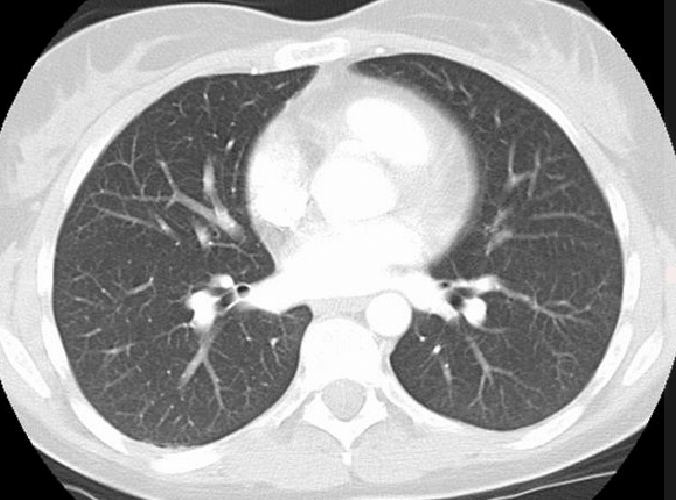
#> input picture CT_lungs.png, 676 x 500 px
$ jupyter execute 'Lab6_ToComplete_BARTOSZ_KOZIOŁ.ipynb'   (shell and % lines are left out)
#> lines starting #> are read from the running program, lines starting #| are printed output that depends on the picture; after the words box and inside, x2 and y2 are one past the last pixel; in counts of white or black regions, pixels touching at a corner belong together
# Laboratorium 6 - Podstawowe algorytmy segmentacji

W ramach laboratorium zostanie przedstawione progowanie oraz algorytmy rozrostu obszarów w wersji lokalnej oraz globalnej. Są to najbardziej podstawowe algorytmy segmetnacji pochodzące jeszcze z XX wieku.
Wczytujemy przydatne biblioteki:

[cell 1]
import numpy as np
from scipy import ndimage
from skimage import color, io
import time
import matplotlib.pyplot as plt
import skimage.measure as measure
import queue # Do implementacji lokalnej wersji rozrostu obszarów

Do testów przydatne będą dwa obrazy. Jeden syntentyczny, na podstawie którego łatwo można określić poprawność rozwiązania oraz obraz bliższy rzeczywistego.
Na początku wczytajmy i pokażmy jeden z przekrojów CT płuc.

[cell 2]
def normalize(image):
    return (image - np.min(image))/(np.max(image) - np.min(image))

image  = normalize(color.rgb2gray(io.imread('CT_lungs.png')))
plt.figure()
plt.imshow(image, cmap='gray')
plt.axis('off')
plt.title("Image shape: " + str(image.shape))
plt.show()

Następnie wygenerujmy obraz koła i dodajmy do niego losowy szum i znormalizujmy do zakresu \[0, 1\].

[cell 3]
def generate_circle(y_size, x_size, x_origin, y_origin, radius):
    image = np.zeros((y_size, x_size))
    x_grid, y_grid = np.meshgrid(np.arange(x_size), np.arange(y_size))
    indices = np.square((x_grid - x_origin)) + np.square((y_grid-y_origin)) < radius*radius
    image[indices] = 1
    return image

y_size = 1024
x_size = 1024
circle = generate_circle(y_size, x_size, 512, 512, 300)
circle = circle + (np.random.random((y_size, x_size))-0.5)*0.4
circle = normalize(circle)

plt.figure()
plt.imshow(circle, cmap='gray')
plt.axis('off')
plt.show()
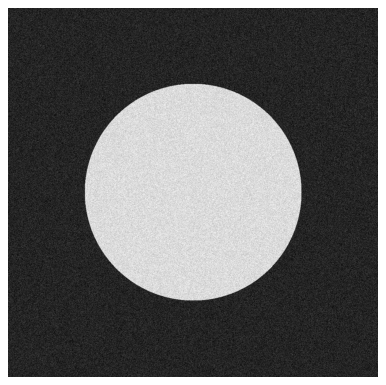
#> figure drawn by matplotlib, 1 panel

Najbardziej podstawowym algorytmem segmentacji jest progowanie polegające na uzyskaniu maski binarnej w miejscach wartości, które znajdują się w podanym zakresie.
Napisz funkcję (0.5p):

[cell 4]
def image_threshold(image, lower, upper):
    image = ((image>lower) & (image<upper))
    return image

Która jako argumenty przyjmuje obraz, dolną oraz górną wartość progu. Przykładowy wynik działania algorytmu został pokazany poniżej.

[cell 5]
circle_thresholded = image_threshold(circle, 0.2, 1)
image_thresholded = image_threshold(image, 0.95, 1)
#> call 2 of image_threshold, with lower = 0.95, upper = 1
#> in image_threshold (call 2), `image = ((image>lower) & (image<upper))`:
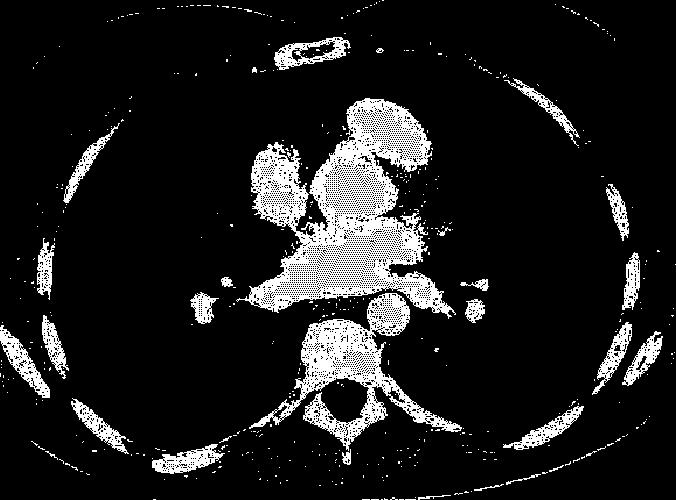
#> image: shape (500, 676) bool; 11.8% white; 458 white regions (428 under 20 px), largest, box (x1, y1, x2, y2) and area: (236, 98, 456, 319) 19480, (249, 293, 462, 451) 7963, (0, 325, 50, 398) 1058

plt.figure(figsize = (12,12))
plt.subplot(2, 2, 1)
plt.imshow(circle, cmap='gray')
plt.axis('off')
plt.subplot(2, 2, 2)
plt.imshow(circle_thresholded, cmap='gray')
plt.axis('off')
plt.subplot(2, 2, 3)
plt.imshow(image, cmap='gray')
plt.axis('off')
plt.subplot(2, 2, 4)
plt.imshow(image_thresholded, cmap='gray')
plt.axis('off')
plt.show()
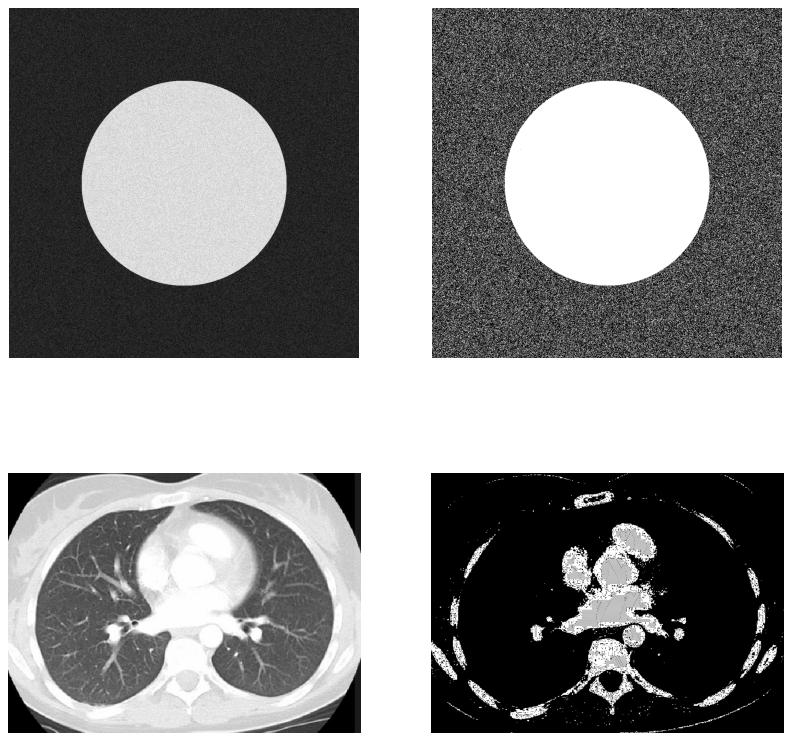
#> figure drawn by matplotlib, 4 panels

Kolejnym algorytmem do implementacji jest algorytm rozrostu obszarów w wersji globalnej (do implementacji, 1p,  podpowiedź: wykorzystaj funkcje label z skimage.measure)

[cell 6]
def region_growing_global(image, seed, bottom_threshold, upper_threshold):
#> called with seed = (511, 511), bottom_threshold = 0.1, upper_threshold = 0.1
    img_thres = np.zeros(image.shape)
    w, h = np.shape(image)
    for x in range(0, w-1):
        for y in range(0, h-1):
            if image[x][y]>image[seed[0]][seed[1]]-bottom_threshold and image[x][y]<image[seed[0]][seed[1]]+upper_threshold:
                img_thres[x][y]=1
    img_label=measure.label(img_thres)
    segmentacja = np.zeros(image.shape)
    for x in range(0, w-1):
        for y in range(0, h-1):
            if img_label[x][y]==img_label[seed[0]][seed[1]]:
                segmentacja[x][y]=1
    return segmentacja

Załóżmy, że w obu przypadkach jako punkt startowy chcemy wybrać środek obrazu i że interesują nas wartości maksymalnie o 0.1 różne od punktu początkowego.

[cell 7]
get_center = lambda image: (int(image.shape[0] / 2) - 1, int(image.shape[1] / 2) - 1)
circle_region_global = region_growing_global(circle, get_center(circle),  0.1, 0.1)
image_region_global = region_growing_global(image, get_center(image), 0.1, 0.1)
#> call 2 of region_growing_global, with seed = (249, 337), bottom_threshold = 0.1, upper_threshold = 0.1
#> after the loop in region_growing_global (call 2), `for x in range(0, w-1):`:
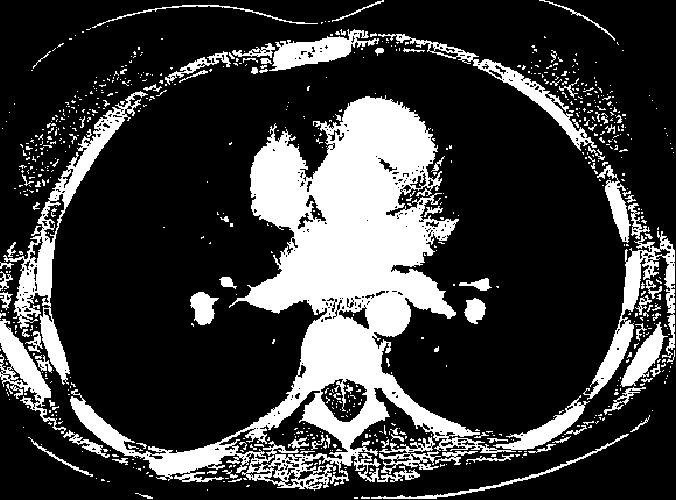
#> img_thres: shape (500, 676) float64; values 0 (black) and 1 (white), 23.1% white; 782 white regions (677 under 20 px), largest, box (x1, y1, x2, y2) and area: (70, 95, 590, 491) 49001, (3, 91, 148, 385) 5418, (583, 231, 675, 400) 3276
#> after the loop in region_growing_global (call 2), `for x in range(0, w-1):`:
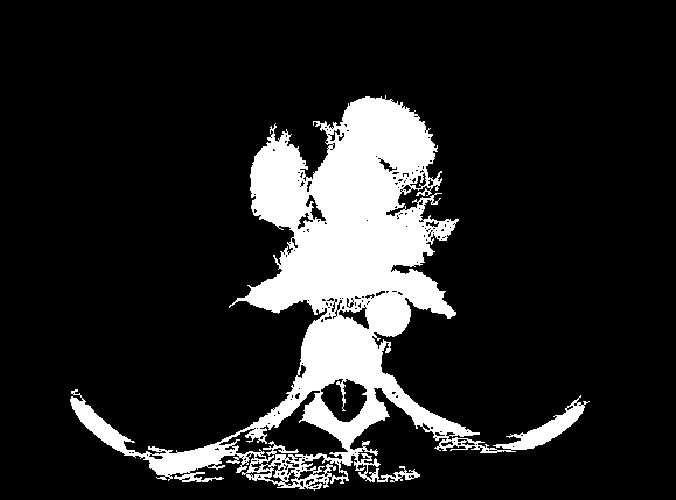
#> segmentacja: shape (500, 676) float64; values 0 (black) and 1 (white), 14.5% white; 1 white region, box (x1, y1, x2, y2) and area: (70, 95, 590, 491) 49001

plt.figure()
plt.subplot(2, 2, 1)
plt.imshow(circle, cmap='gray')
plt.axis('off')
plt.subplot(2, 2, 2)
plt.imshow(circle_region_global, cmap='gray')
plt.axis('off')
plt.subplot(2, 2, 3)
plt.imshow(image, cmap='gray')
plt.axis('off')
plt.subplot(2, 2, 4)
plt.imshow(image_region_global, cmap='gray')
plt.axis('off')
plt.show()
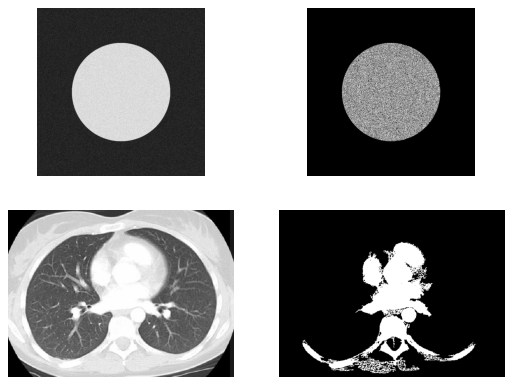
#> figure drawn by matplotlib, 4 panels

Ostatnim algorytmem do implementacji jest algorytm rozrostu obszarów w wersji lokalnej (do implementacji, 1p, podpowiedź: poczytaj o algorytmie Dijkstry i odpowiednio go zmodyfikuj, przyda się biblioteka queue oraz set jako struktura danych).

[cell 8]
def region_growing_local(image, seed, bottom_threshold, upper_threshold):
    low_val = image[seed] - bottom_threshold
    upp_val = image[seed] + upper_threshold

    def get_neighbours(row, col):
        yield (row-1, col)
        yield (row-1, col-1)
        yield (row-1, col+1)
        yield (row+1, col+1)
        yield  (row+1, col)
        yield (row+1, col-1)
        yield (row, col-1)
        yield (row, col+1)
    region = {seed}
    region_to_check = [seed]
    while region_to_check != []:
        to_check = region_to_check.pop(0)
        for it in get_neighbours(to_check[0], to_check[1]):
            try:
                if it not in region:
                    if low_val < image[it] and image[it] < upp_val:
                        region_to_check.append(it)
                        region.add(it)
            except IndexError:
                pass
    result = np.zeros(image.shape, dtype=bool)
    for it in region:
        result[it] = True

    return result

[cell 9]
get_center = lambda image: (int(image.shape[0] / 2) - 1, int(image.shape[1] / 2) - 1)
circle_region_local = region_growing_local(circle, get_center(circle),  0.1, 0.1)
image_region_local = region_growing_local(image, get_center(image), 0.1, 0.1)

plt.figure()
plt.subplot(2, 2, 1)
plt.imshow(circle, cmap='gray')
plt.axis('off')
plt.subplot(2, 2, 2)
plt.imshow(circle_region_local, cmap='gray')
plt.axis('off')
plt.subplot(2, 2, 3)
plt.imshow(image, cmap='gray')
plt.axis('off')
plt.subplot(2, 2, 4)
plt.imshow(image_region_local, cmap='gray')
plt.axis('off')
plt.show()

Porównajmy czas wykonywania obu wersji algorytmu dla różnych wielkości okręgu.

[cell 10]
y_size, x_size = 1024,1024
values = [16, 32, 64, 128, 256]
times = []
for value in values:
    current_circle = generate_circle(y_size, x_size, 512, 512, value)
    b_t = time.time()
    _ = region_growing_local(current_circle, get_center(current_circle), 0.1, 0.1)
    e_t = time.time()
    print("Time for local version, radius: ", value, ": ", e_t - b_t)
    b_t = time.time()
    _ = region_growing_global(current_circle, get_center(current_circle), 0.3, 0.3)
    e_t = time.time()
    print("Time for global version, radius: ", value, ": ", e_t - b_t)
